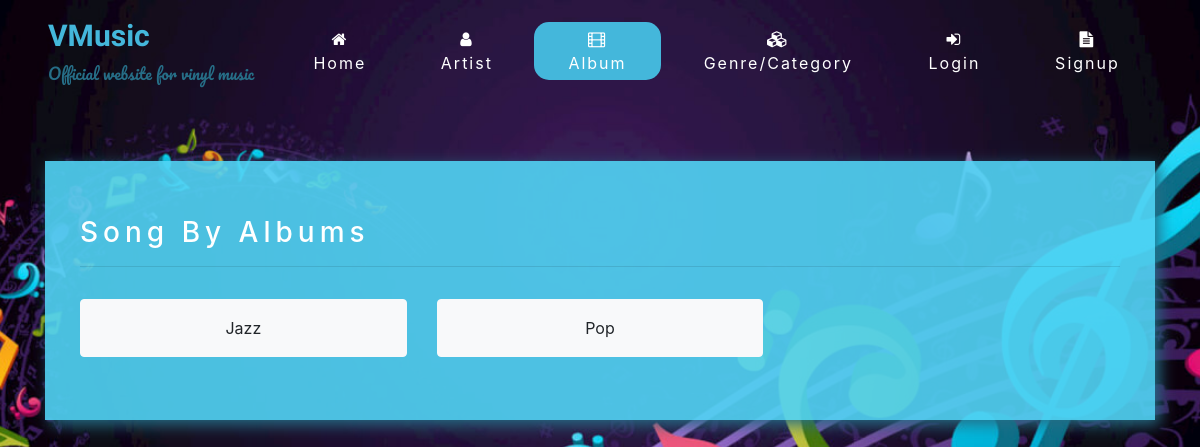
The app's page /album.php, older data.
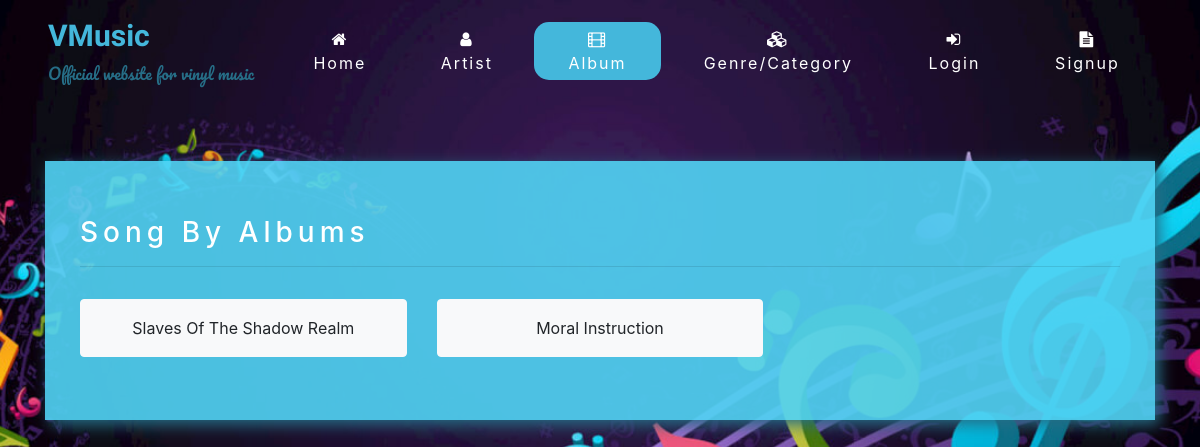
The same page, newer data.
### tables this page shows
CREATE TABLE `album` (
  `album_id` int(11) NOT NULL,
  `album_name` varchar(250) NOT NULL
);

### db/config.php (called while the page is built, shortened)
<?php
$config = array();
$config['env'] = 'dev';
$config['debug'] = TRUE;
if ($config['env'] == 'dev') {
    $config['db_host'] = 'localhost';
    $config['db_name'] = 'vmusic';
    $config['db_user'] = 'root';
    $config['db_pass'] = '123456789';
}
?>

### db/db.php (called while the page is built, shortened)
<?php
class Database {
	private $db;
	public function __construct()
	{
		global $config;
		$this->host = $config['db_host'];
		$this->user = $config['db_user'];
		$this->password = $config['db_pass'];
		$this->database_name = $config['db_name'];
		try {
			$this->db = new PDO('mysql:host='.$this->host.';dbname='.$this->database_name.';charset=utf8', $this->user, $this->password);
			$this->db->setAttribute(PDO::ATTR_ERRMODE, PDO::ERRMODE_EXCEPTION);
			$this->db->setAttribute(PDO::ATTR_EMULATE_PREPARES, false);
		} catch (Exception $e) {
				echo "ERROR : ".__file__." : ".$e->getMessage();
		}
	}
	public function query($query)
	{
		try {
			$stmt = $this->db->prepare($query);
			$stmt->execute(array());
			$result = $stmt->fetchAll(PDO::FETCH_ASSOC);
			if($result)
				return $result;
			else
				return null;
		} catch (Exception $e) {
				echo "ERROR : ".__file__." : ".$e->getMessage();
		}
	}
}
?>

### db/api.php (called while the page is built, shortened)
<?php
	$db = new Database();
	function getAlbums(){
		global $db;
		return $db->query("SELECT * FROM album");
	}
?>

### album.php (the view, shortened to what this page needs)
<?php
	$pagename="Album";
	include("db/config.php");
	include("db/db.php");
	include("db/api.php");
	$albums = getAlbums();
?>
<!DOCTYPE html>
<html>
<head>
	<?php include('commanhead.php'); ?>
</head>
<body>
	<?php include('commannav.php'); ?>
	<div class="container">
		<div class="row box-bg" style="margin: 0px;">
			<div class="col-12 mb-3">
				<h3>Song By Albums</h3>
				<hr>
			</div>
			<?php
				if(sizeof($albums) == 0){
			?>
				<div class="alert alert-danger">There is no album available</div>
			<?php
				} else {
					foreach ($albums as $album) {
			?>
				<div class="col-lg-4 mb-2">
						<a class="btn btn-light btn-block py-3" href="song.php?album=<?php echo $album['album_id'];?>"><?php echo ucwords($album['album_name']);?></a>
				</div>
			<?php
					}
				}
			?>
		</div>
	</div>
</body>
</html>

### commanhead.php (shortened to what this page needs)
<link rel="stylesheet" type="text/css" href="assets/css/style.css">
<link href="https://stackpath.bootstrapcdn.com/font-awesome/4.7.0/css/font-awesome.min.css" rel="stylesheet">
<link rel="stylesheet" href="https://stackpath.bootstrapcdn.com/bootstrap/4.3.1/css/bootstrap.min.css">

### commannav.php (shortened to what this page needs)
<nav class="navbar navbar-expand-lg mb-5 px-5">
	<a class="navbar-brand" href="#">
		<b class="la">VMusic</b><br>
		<small class="lb">Official website for vinyl music</small>
	</a>
	<div class="collapse navbar-collapse" id="navbarSupportedContent">
	<ul class="navbar-nav ml-auto">
		<li class="nav-item <?php if($pagename=='Home'){echo 'active';}?>">
			<a class="nav-link" href="index.php">
				<?php
					if(isset($_SESSION['uid'])){
				?>
				<i class="fa fa-user-circle"></i> Hi! <?php echo ucwords($_SESSION['fname'])?>
				<?php
					} else {
				?>
					<i class="fa fa-home"></i> Home
				<?php
					}
				?>
			</a>
		</li>
		<li class="nav-item <?php if($pagename=='Artist'){echo 'active';}?>">
			<a class="nav-link" href="artist.php"><i class="fa fa-user"></i> Artist</a>
		</li>
		<li class="nav-item <?php if($pagename=='Album'){echo 'active';}?>">
			<a class="nav-link" href="album.php"><i class="fa fa-film"></i> Album</a>
		</li>
		<li class="nav-item <?php if($pagename=='Genre/Category'){echo 'active';}?>">
			<a class="nav-link" href="genre.php"><i class="fa fa-cubes"></i> Genre/Category</a>
		</li>
		<?php
			if(isset($_SESSION['uid'])){
		?>
			<li class="nav-item <?php if($pagename=='My Playlist'){echo 'active';}?>">
				<a class="nav-link" href="myplaylist.php"><i class="fa fa-folder-o"></i> My Playlist</a>
			</li>
			<li class="nav-item <?php if($pagename=='Login'){echo 'active';}?>">
				<a class="nav-link" href="logout.php"><i class="fa fa-sign-out"></i> Logout</a>
			</li>
		<?php
			} else {
		?>
			<li class="nav-item <?php if($pagename=='Login'){echo 'active';}?>">
				<a class="nav-link" href="login.php"><i class="fa fa-sign-in"></i> Login</a>
			</li>
			<li class="nav-item <?php if($pagename=='Signup'){echo 'active';}?>">
				<a class="nav-link" href="signup.php"><i class="fa fa-file-text"></i> Signup</a>
			</li>
		<?php
			}
		?>
	</ul>
	</div>
</nav>

### assets/css/style.css (style rules this page uses)
body, html { height: 100%; margin: 0; background-image: url("../img/bg.jpg"); background-position: center; background-repeat: no-repeat; background-size: cover; font-family: 'Nunito', sans-serif; }
.container { width: 92%; padding:1% 4%; position: relative; }
ul { list-style-type: none; margin: 0; padding: 0; overflow: hidden; }
li { float: left; margin-left: 10px; }
li a { display: block; color: white; text-align: center; padding: 5px 15px; text-decoration: none; }
.active { background-color: #44b7db; border-radius: 15px; }
.la { color: #44b7db; font-family: 'Carter One', cursive; font-size: 30px; }
.lb { font-family: 'Pacifico', cursive; color:#266e87; }
.box-bg { background-color: #51d2f3e8; padding:55px 20px; box-shadow: 5px 5px 15px 0px #266e87; }
h3 { color: white; font-weight: 400; letter-spacing: 5px; }
.navbar .navbar-nav .nav-item .nav-link { letter-spacing: 2px !important; padding: 5px 25px !important; }

Row changes from the older to the newer data that the page shows:
changed album: album_name "Jazz" → "Slaves Of The Shadow Realm"
changed album: album_name "Pop" → "Moral Instruction"
